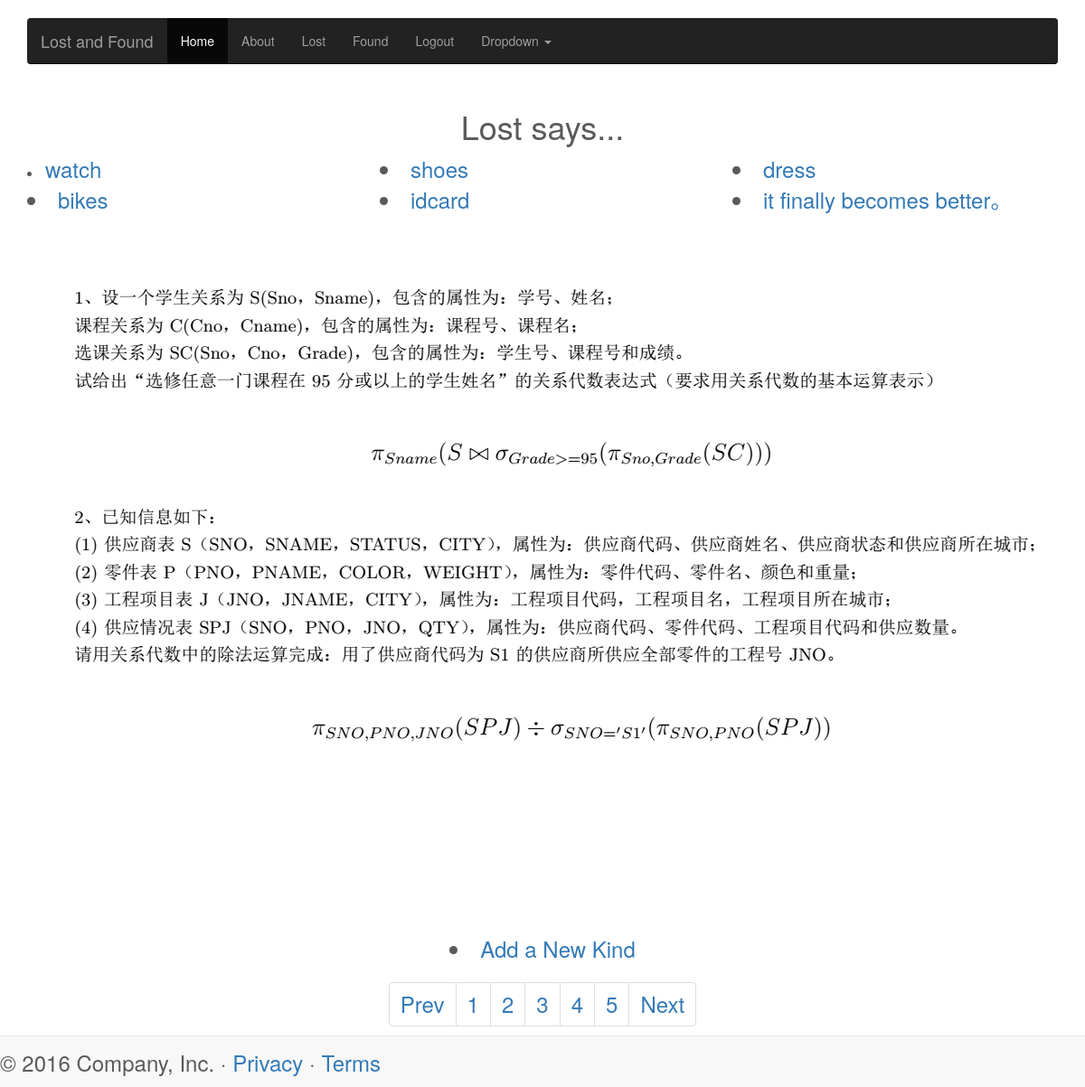
The page /lost/ (signed in) on the database its author committed.
### lost/models.py (models this page shows, shortened)
class KindL(models.Model):
    name = models.CharField(max_length=128, unique=True)
    views = models.IntegerField(default=0, unique=False)
    likes = models.IntegerField(default=0, unique=False)
    slug = models.SlugField(unique=True,default='')

### lost/views.py (the view)
# urls.py: path('', views.index, name='index'),
def index(request):
    kinds_list = KindL.objects.order_by('-likes')[:]
    context_dict = {'kinds': kinds_list}
    return render(request, 'lost/index.html',context_dict)

### lost/templates/lost/index.html
{% extends 'base.html' %}
{% load static %}
{% block body_block %}
<br /><br /> <br /> <br /> <br />
 <h1 align="center">Lost says...</h1>
    <div class="container">
            <div class="row clearfix">
                {% for kind in kinds %}
                <div class="col-md-4 column">
                    <li><font size="5"><a href="/lost/kind/{{ kind.slug }}">{{ kind.name }}</a></li>
                </div>
                 {% endfor %}
            </div>
        </div>
    <div style="text-align:center"> <img src="{% static "images/1.PNG" %}"  alt="Picture of Django" /></div>
        <li align="center" ><a href="/lost/add_kind/">Add a New Kind</a></li>
    <div align="center" class="row clearfix">
                <div class="col-md-12 column">
                    <ul class="pagination">
                        <li>
                             <a href="#">Prev</a>
                        </li>
                        <li>
                             <a href="#">1</a>
                        </li>
                        <li>
                             <a href="#">2</a>
                        </li>
                        <li>
                             <a href="#">3</a>
                        </li>
                        <li>
                             <a href="#">4</a>
                        </li>
                        <li>
                             <a href="#">5</a>
                        </li>
                        <li>
                             <a href="#">Next</a>
                        </li>
                    </ul>
                </div>
            </div>
{% endblock %}

### rows shown on the page
KindL: name "watch"
KindL: name "shoes"
KindL: name "dress"
KindL: name "bikes"
KindL: name "idcard"
KindL: name "it finally becomes better。"
